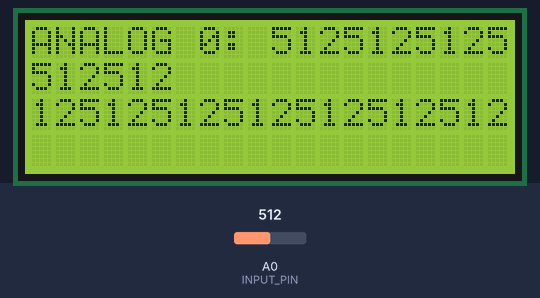
Bench run of a sketch on a simulated Arduino Uno, built with avr-gcc and run on an emulated ATmega328P. Parts: 20×4 character LCD. The inputs (shaded band) are chosen by the test bench; at power-on: A0 (INPUT_PIN) = 512.

Above: at 1.2 s.
1.3 s: A0 (INPUT_PIN) set to 1023
At 2.12 s:
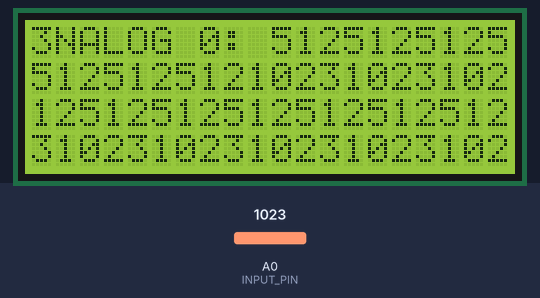
3.0 s: A0 (INPUT_PIN) set to 900
At 3.13 s:
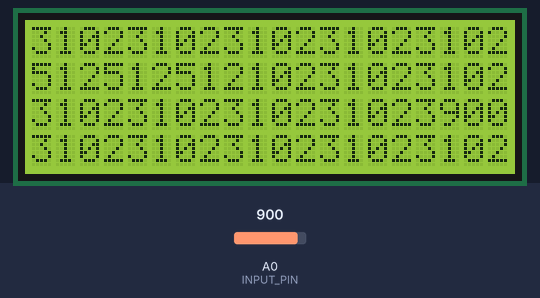
4.5 s: A0 (INPUT_PIN) set to 716
At 4.64 s:
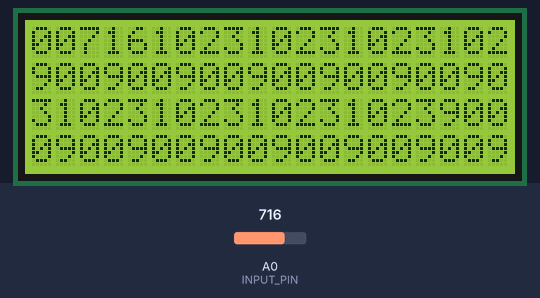

The sketch:

aufgabe_2.ino
```cpp
// Include LCD functions:
#include <LiquidCrystal.h>

// LCD Connection
#define R_S 8
#define E   9
#define DB4 10
#define DB5 11
#define DB6 12
#define DB7 13

// LCD Defines
#define NUM_CHAR 20
#define NUM_LINES 4

// Global variables
#define INPUT_PIN A0

// Define the LCD screen
LiquidCrystal lcd(R_S, E, DB4, DB5, DB6, DB7);

void setup(){
  // LCD has 4 lines with 20 chars
  pinMode(INPUT_PIN, INPUT);
  lcd.begin(NUM_CHAR, NUM_LINES);
  lcd.setCursor(0, 0);
  lcd.print("ANALOG 0: ");
}

void loop(){
  lcd.print(analogRead(INPUT_PIN));
  delay(100);
  // NOTE: If you update only parts of the screen, don't use lcd.clear.
  // Set the cursor to the line and column to be updated and override existing chars.
}
```
